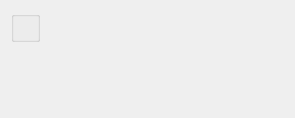
<?xml version="1.0" encoding="UTF-8"?>
<ui version="4.0">
 <comment>This file is part of the xTuple ERP: PostBooks Edition, a free and
open source Enterprise Resource Planning software suite,
Copyright (c) 1999-2010 by OpenMFG LLC, d/b/a xTuple.
It is licensed to you under the Common Public Attribution License
version 1.0, the full text of which (including xTuple-specific Exhibits)
is available at www.xtuple.com/CPAL.  By using this software, you agree
to be bound by its terms.</comment>
 <class>dspTimePhasedBookingsByCustomer</class>
 <widget class="QWidget" name="dspTimePhasedBookingsByCustomer">
  <property name="enabled">
   <bool>true</bool>
  </property>
  <property name="geometry">
   <rect>
    <x>0</x>
    <y>0</y>
    <width>295</width>
    <height>118</height>
   </rect>
  </property>
  <property name="windowTitle">
   <string>Time-Phased Bookings by Customer</string>
  </property>
  <layout class="QHBoxLayout" name="horizontalLayout">
   <item>
    <layout class="QVBoxLayout" name="verticalLayout">
     <property name="spacing">
      <number>0</number>
     </property>
     <item>
      <widget class="ParameterGroup" name="_customerType">
       <property name="title">
        <string/>
       </property>
       <property name="fixedSize">
        <bool>false</bool>
       </property>
      </widget>
     </item>
     <item>
      <spacer name="verticalSpacer">
       <property name="orientation">
        <enum>Qt::Vertical</enum>
       </property>
       <property name="sizeHint" stdset="0">
        <size>
         <width>20</width>
         <height>0</height>
        </size>
       </property>
      </spacer>
     </item>
    </layout>
   </item>
   <item>
    <spacer name="horizontalSpacer">
     <property name="orientation">
      <enum>Qt::Horizontal</enum>
     </property>
     <property name="sizeHint" stdset="0">
      <size>
       <width>1</width>
       <height>20</height>
      </size>
     </property>
    </spacer>
   </item>
  </layout>
 </widget>
 <layoutdefault spacing="6" margin="11"/>
 <pixmapfunction>qPixmapFromMimeSource</pixmapfunction>
 <customwidgets>
  <customwidget>
   <class>ParameterGroup</class>
   <extends>QGroupBox</extends>
   <header>parametergroup.h</header>
  </customwidget>
 </customwidgets>
 <tabstops>
  <tabstop>_customerType</tabstop>
 </tabstops>
 <resources/>
 <connections/>
</ui>
